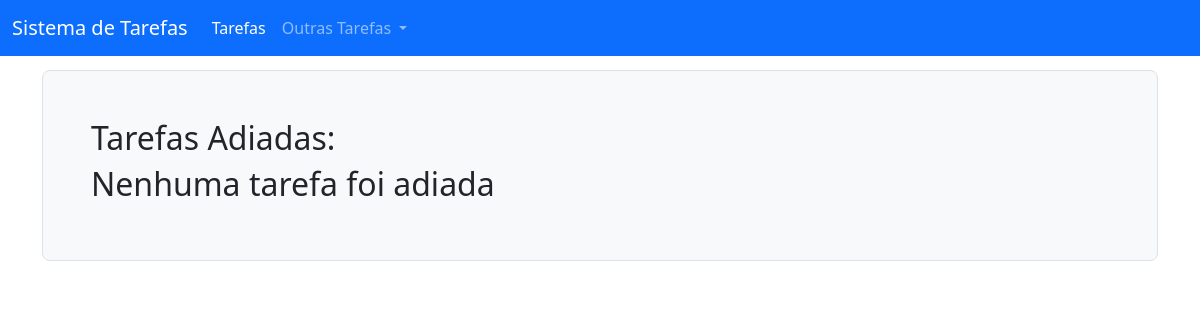
The app's page /tarefas/adiadas/, older data.
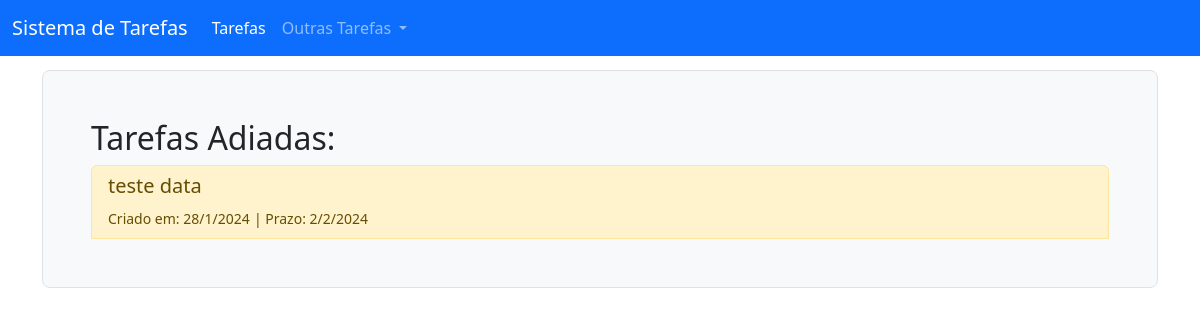
The same page, newer data.
### tarefas/models.py (models this page shows, shortened)
class Tarefa(models.Model):
    Opcoes_Status = (
        ('concluída', 'Concluída',),
        ('pendente', 'Pendente'),
        ('adiada', 'Adiada'),
    )
    Opcoes_Categoria = (
        ('urgente','Urgente'),
        ('importante', 'Importante'),
        ('comum', 'Comum'),
    )
    descricao = models.CharField(max_length=200)
    criacao = models.DateTimeField(auto_now_add = True)
    categoria = models.CharField(max_length=25, choices=Opcoes_Categoria, default = 'comum')
    status = models.CharField(max_length=25, choices = Opcoes_Status, default='pendente')
    conclusao = models.DateTimeField(null=True, blank=True)
    prazo = models.DateTimeField(null=True, blank=True)
    dia_restante = models.IntegerField(null=True, blank=True)

### tarefas/views.py (the view)
# urls.py: path('adiadas/', views.tarefas_adiadas_list, name = 'tarefas_adiadas_list'),
def tarefas_adiadas_list(request):
    tarefas_adiadas = Tarefa.objects.filter(status='adiada')
    return render(request,'tarefas/tarefas_adiadas.html',
                  {'tarefas_adiadas': tarefas_adiadas })

### tarefas/templates/tarefas/tarefas_adiadas.html (shortened to what this page needs)
{% extends 'base.html' %}
{% block content %}
    <div class="h-100 p-5 bg-light border rounded-3">
        <h2> Tarefas Adiadas: </h2>
        <div class="list-group">
            {% for tarefa in tarefas_adiadas %}
                <button type="button" class="list-group-item list-group-item-warning list-group-item-action" data-bs-toggle="modal" data-bs-target="#modal{{ tarefa.id }}">
                <h5>{{ tarefa.descricao }}</h5>
                <small>Criado em: {{ tarefa.criacao.day }}/{{ tarefa.criacao.month }}/{{ tarefa.criacao.year }}</small>
                <small> |  Prazo: {{ tarefa.prazo.day }}/{{ tarefa.prazo.month }}/{{ tarefa.prazo.year }} </small>
                </button>
                {% empty %}
                    <h2> Nenhuma tarefa foi adiada </h2>
            {% endfor %}
        </div>
{% endblock %}

Row changes from the older to the newer data that the page shows:
added Tarefa: descricao "teste data", criacao.day "28", criacao.month "1", criacao.year "2024", prazo.day "2", prazo.month "2", prazo.year "2024"
Text that changed along with them:
text no longer shown: "Nenhuma tarefa foi adiada"
